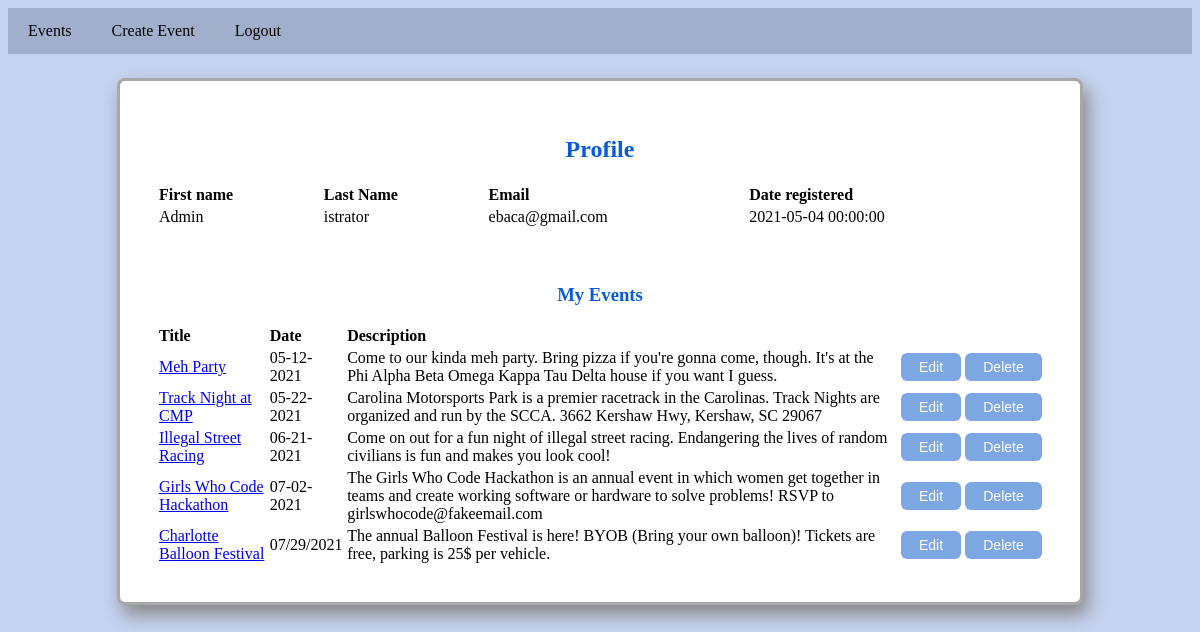
/profile/userID (signed in), run on the app's committed database.
### models.py (models this page shows, shortened)
class User(db.Model):
    id = db.Column("id", db.Integer, primary_key=True)
    first_name = db.Column("first_name", db.String(100))
    last_name = db.Column("last_name", db.String(100))
    email = db.Column("email", db.String(100))
    password = db.Column(db.String(255), nullable=False)
    registered_on = db.Column(db.DateTime, nullable=False)
    events = db.relationship("Event", backref="user", lazy=True)

class Event(db.Model):
    id = db.Column("id", db.Integer, primary_key=True)
    title = db.Column("title",db.String(200))
    text = db.Column("text", db.String(100))
    date = db.Column("date", db.String(50))
    rating = db.Column("rating", db.Integer, default=0)
    user_id = db.Column(db.Integer, db.ForeignKey("user.id"), nullable=False)
    image_name = db.Column(db.String(30), index=True)
    report_count = db.Column("reported", db.Integer, default=0)

### event_app.py (the view)
@app.route('/profile/userID')
def profile():
    if session.get('user'):
        my_event = db.session.query(Event).filter_by(user_id=session['user_id']).all()
        user = db.session.query(User).filter_by(id=session['user_id']).one()
        return render_template("profile.html", my_event=my_event, user=user)
    else:
        return redirect(url_for('login'))

### templates/profile.html (shortened to what this page needs)
<!DOCTYPE html>
<html lang="en">
    <head>
        <link rel="stylesheet" href="{{ url_for('static', filename='main.css') }}">
    </head>
    <body>
		<nav>
            <a href="{{ url_for('index') }}">Events</a>
            <a href="{{ url_for('new') }}">Create Event</a>
            <a href="{{url_for('logout')}}">Logout</a>
		</nav>
        <div class="body">
            <h2>Profile</h2>
            <table>
                <tr>
                    <th>First name</th>
                    <th>Last Name</th>
                    <th>Email</th>
                    <th>Date registered</th>
                </tr>
                    {% if user %}
                <tr>
                    <td>{{ user.first_name }}</a></td>
                    <td>{{ user.last_name }}</td>
                    <td>{{ user.email }}</td>
                    <td>{{ user.registered_on }}</td>
                </tr>
                </table>
                    {% endif %}
            <br><br>
            {% if my_event %}
            <h3>My Events</h3>
            <table>
                <tr>
                    <th>Title</th>
                    <th>Date</th>
                    <th>Description</th>
                </tr>
                {% for event in my_event %}
                <tr>
                    <td><a href="{{ url_for('event', event_id=event.id) }}">{{ event.title }}</a></td>
                    <td>{{ event.date }}</td>
                    <td>{{ event.text }}</td>
                    <td>
                        <form action="{{ url_for('edit', event_id=event.id) }}" method="get">
                            <input type="submit" value="Edit">
                        </form>
                    </td>
                    <td>
                        <form action="{{ url_for('delete_event', event_id=event.id) }}" method="post">
                            <input type="submit" value="Delete">
                        </form>
                    </td>
                </tr>
                {% endfor %}
            </table>
            {% endif %}
        </div>
    </body>
</html>

### static/main.css (style rules this page uses)
body { background-color: #c5d3f0; }
.body { margin: auto; margin-top: 2%; margin-bottom: 5%; width: 75%; border-style: solid; border-color: #a8a8a8; border-radius: 8px; box-shadow: 5px 10px 18px #888888; padding: 3%; background-color: white; }
h2 { color: #075dd9; text-align: center; }
h3 { color: #075dd9; text-align: center; }
table { width: 100%; }
tr { text-align: left; }
nav { list-style-type: none; margin-bottom: 0; padding: 0; overflow: hidden; background-color: #a1afcc; }
nav a { float: left; display: block; color: black; padding: 14px 20px; text-decoration: none; }
input[type="submit"] { background-color: #7da7e3; border: none; border-radius: 6px; color: white; padding: 6px 18px; text-align: center; text-decoration: none; display: inline-block; font-size: 14px; margin: 1% }

### data on the page
User: first_name "Admin", last_name "istrator", email "ebaca@gmail.com", registered_on "2021-05-04 00:00:00"
Event: title "Meh Party", date "05-12-2021", text "Come to our kinda meh party. Bring pizza if you're gonna come, though. It's at the Phi Alpha Beta Omega Kappa Tau Delta house if you want I guess."
Event: title "Track Night at CMP", date "05-22-2021", text "Carolina Motorsports Park is a premier racetrack in the Carolinas. Track Nights are organized and run by the SCCA. 3662 Kershaw Hwy, Kershaw, SC 29067"
Event: title "Illegal Street Racing", date "06-21-2021", text "Come on out for a fun night of illegal street racing. Endangering the lives of random civilians is fun and makes you look cool!"
Event: title "Girls Who Code Hackathon", date "07-02-2021", text "The Girls Who Code Hackathon is an annual event in which women get together in teams and create working software or hardware to solve problems! RSVP to girlswhocode@fakeemail.com"
Event: title "Charlotte Balloon Festival", date "07/29/2021", text "The annual Balloon Festival is here! BYOB (Bring your own balloon)! Tickets are free, parking is 25$ per vehicle."
